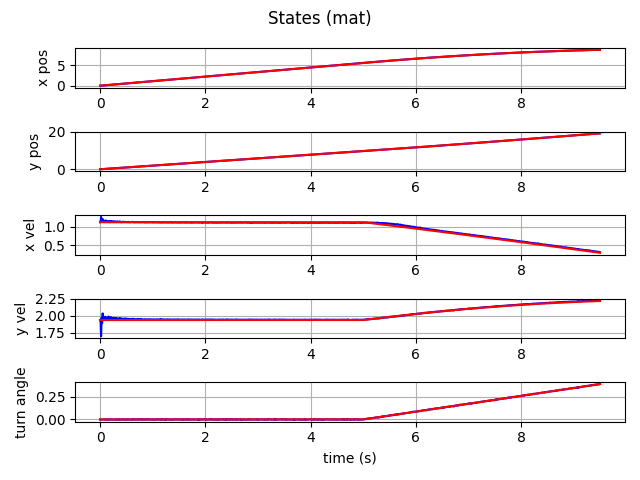

Python code for this plot:
def main():
    import numpy as np
    import numpy.random as rnd
    import matplotlib.pyplot as plt

    import gncpy.plotting as gplot
    from gncpy.filters import KalmanFilter
    from gncpy.filters import InteractingMultipleModel
    from gncpy.dynamics.basic import CoordinatedTurnKnown

    # set measurement and process noise values
    m_noise = 0.002
    p_noise = 0.004

    dt = 0.01
    t0, t1 = 0, 9.5 + dt
    rng = rnd.default_rng(69)

    dyn_obj1 = CoordinatedTurnKnown(turn_rate=0)
    dyn_obj2 = CoordinatedTurnKnown(turn_rate=5 * np.pi / 180)

    in_filt1 = KalmanFilter()
    in_filt1.set_state_model(dyn_obj=dyn_obj1)
    m_mat = np.array([[1, 0, 0, 0, 0], [0, 1, 0, 0, 0], [0, 0, 0, 0, 1]])
    in_filt1.set_measurement_model(meas_mat=m_mat)
    in_filt1.cov = np.diag([0.25, 0.25, 3.0, 3.0, 0.25])
    gamma = np.array([0, 0, 1, 1, 0]).reshape((5, 1))
    # in_filt1.proc_noise = gamma @ np.array([[p_noise ** 2]]) @ gamma.T
    in_filt1.proc_noise = np.eye(5) * np.array([[p_noise ** 2]])
    in_filt1.meas_noise = m_noise ** 2 * np.eye(m_mat.shape[0])

    in_filt2 = KalmanFilter()
    in_filt2.set_state_model(dyn_obj=dyn_obj2)
    in_filt2.set_measurement_model(meas_mat=m_mat)
    in_filt2.cov = np.diag([0.25, 0.25, 3.0, 3.0, 0.25])
    in_filt2.proc_noise = np.eye(5) * np.array([[p_noise ** 2]])
    # in_filt2.proc_noise = gamma @ np.array([[p_noise ** 2]]) @ gamma.T
    in_filt2.meas_noise = m_noise ** 2 * np.eye(m_mat.shape[0])

    # vx0 = 2
    # vy0 = 1
    v = np.sqrt(2 ** 2 + 1 ** 2)
    angle = 60 * np.pi / 180
    vx0 = v * np.cos(angle)
    vy0 = v * np.sin(angle)

    filt_list = [in_filt1, in_filt2]

    model_trans = np.array([[1 - 1 / 200, 1 / 200], [1 / 200, 1 - 1 / 200]])

    init_means = np.array([[0, 0, vx0, vy0, 0], [0, 0, vx0, vy0, 0]]).T
    init_covs = np.array([in_filt1.cov, in_filt2.cov])

    filt = InteractingMultipleModel()
    filt.set_models(
        filt_list, model_trans, init_means, init_covs, init_weights=[0.5, 0.5]
    )

    time = np.arange(t0, t1, dt)
    states = np.nan * np.ones((time.size, 5))
    stds = np.nan * np.ones(states.shape)
    pre_stds = stds.copy()
    states[0, :] = np.array([0, 0, vx0, vy0, 0])
    stds[0, :] = np.sqrt(np.diag(filt.cov))
    pre_stds[0, :] = stds[0, :]

    t_states = states.copy()

    for kk, t in enumerate(time[:-1]):
        states[kk + 1, :] = filt.predict(t, state_mat_args=(dt,)).flatten()
        if t < 5:
            t_states[kk + 1, :] = dyn_obj1.propagate_state(
                t, t_states[kk, :].reshape((5, 1)), state_args=(dt,)
            ).flatten()
        else:
            t_states[kk + 1, :] = dyn_obj2.propagate_state(
                t, t_states[kk, :].reshape((5, 1)), state_args=(dt,)
            ).flatten()
        pre_stds[kk + 1, :] = np.sqrt(np.diag(filt.cov))

        n_state = m_mat @ (
            t_states[kk + 1, :].reshape((5, 1))
            + gamma * p_noise * rng.standard_normal(1)
        )

        meas = (
            n_state + m_noise * rng.standard_normal(n_state.size).reshape(n_state.shape)
        ).reshape((-1, 1))

        states[kk + 1, :] = filt.correct(t, meas)[0].flatten()
        stds[kk + 1, :] = np.sqrt(np.diag(filt.cov))
    errs = states - t_states

# plot states
    fig = plt.figure()
    for ii, s in enumerate(CoordinatedTurnKnown().state_names):
        fig.add_subplot(5, 1, ii + 1)
        fig.axes[ii].plot(time, states[:, ii], color="b")
        fig.axes[ii].plot(time, t_states[:, ii], color="r")
        fig.axes[ii].grid(True)
        fig.axes[ii].set_ylabel(s)
    fig.axes[-1].set_xlabel("time (s)")
    fig.suptitle("States (mat)")
    fig.tight_layout()

    # # plot stds
    # fig2 = plt.figure()
    # for ii, s in enumerate(CoordinatedTurnKnown().state_names):
    #     fig2.add_subplot(5, 1, ii + 1)
    #     fig2.axes[ii].plot(time, stds[:, ii], color="b")
    #     fig2.axes[ii].plot(time, np.abs(errs[:, ii]), color="r")
    #     # fig.axes[ii].plot(time, pre_stds[:, ii], color="g")
    #     fig2.axes[ii].grid(True)
    #     fig2.axes[ii].set_ylabel(s + " std")
    # fig2.axes[-1].set_xlabel("time (s)")
    # fig2.suptitle("Filter standard deviations (mat)")
    # fig2.tight_layout()
    return fig

def run():
    import os

    print("Generating KF examples")

    fout = os.path.join(
        os.path.dirname(__file__), "{}.png".format(os.path.basename(__file__)[:-3])
    )
    if not os.path.isfile(fout):
        fig = main()
        fig.savefig(fout)
        
if __name__ == "__main__":
    import matplotlib.pyplot as plt

    plt.close("all")

    run()

    plt.show()
